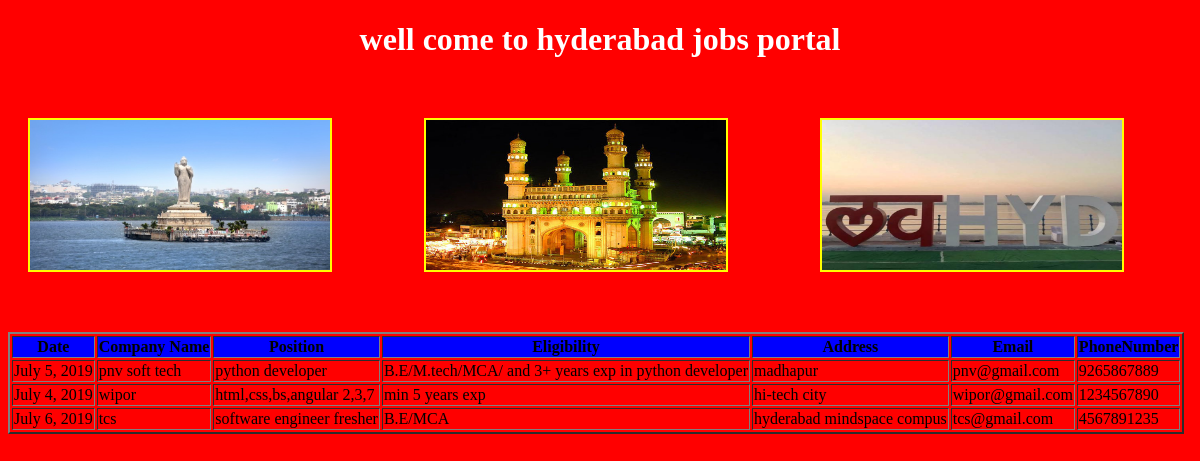
The app's page /hyd/ with its own data.
### testapp/models.py (models this page shows)
class Hyderabad(models.Model):
    date=models.DateField()
    company=models.CharField(max_length=256)
    title=models.CharField(max_length=256)
    eligibility=models.CharField(max_length=256)
    address=models.CharField(max_length=256)
    email=models.EmailField()
    phonenumber=models.CharField(max_length=20)

### testapp/views.py (the view)
# urls.py: path('hyd/',views.hyderabad),
def hyderabad(request):
    form=Hyderabad.objects.all()
    return render(request,'hyd.html',{'form':form})

### testapp/templates/hyd.html (shortened to what this page needs)
<!DOCTYPE html>
{% load staticfiles %}
<html lang="en">
<head>
</head>
<body>
    <h1>well come to hyderabad jobs portal</h1><br>
    <img src="{% static 'images/a.jpg' %}">&nbsp;&nbsp;&nbsp;&nbsp;&nbsp;&nbsp;&nbsp;&nbsp;&nbsp;&nbsp;&nbsp;&nbsp;
    <img src="{% static 'images/b.jpg' %}">&nbsp;&nbsp;&nbsp;&nbsp;&nbsp;&nbsp;&nbsp;&nbsp;&nbsp;&nbsp;&nbsp;&nbsp;
    <img src="{% static 'images/c.jpg' %}"><br><br><br>
    <table border="2">
        <tr>
            <th>Date</th>
            <th>Company Name</th>
            <th>Position</th>
            <th>Eligibility</th>
            <th>Address</th>
            <th>Email</th>
            <th>PhoneNumber</th>
        </tr>
        {% for b in form %}
        <tr>
            <td>{{b.date}}</td>
            <td>{{b.company}}</td>
            <td>{{b.title}}</td>
            <td>{{b.eligibility}}</td>
            <td>{{b.address}}</td>
            <td>{{b.email}}</td>
            <td>{{b.phonenumber}}</td>
        </tr>
        {% endfor %}
    </table>
</body>
</html>

### testapp/templates/hyd.html (style rules this page uses)
body { background-color: red; }
h1 { text-align: center; color:white; }
img { height: 150px; width: 300px; border: 2px solid yellow; margin: 20px; }
th { background-color:blue; }

### records on screen
Hyderabad: date "July 5, 2019", company "pnv soft tech", title "python developer", eligibility "B.E/M.tech/MCA/ and 3+ years exp in python developer", address "madhapur", email "pnv@gmail.com", phonenumber "9265867889"
Hyderabad: date "July 4, 2019", company "wipor", title "html,css,bs,angular 2,3,7", eligibility "min 5 years exp", address "hi-tech city", email "wipor@gmail.com", phonenumber "1234567890"
Hyderabad: date "July 6, 2019", company "tcs", title "software engineer fresher", eligibility "B.E/MCA", address "hyderabad mindspace compus", email "tcs@gmail.com", phonenumber "4567891235"
